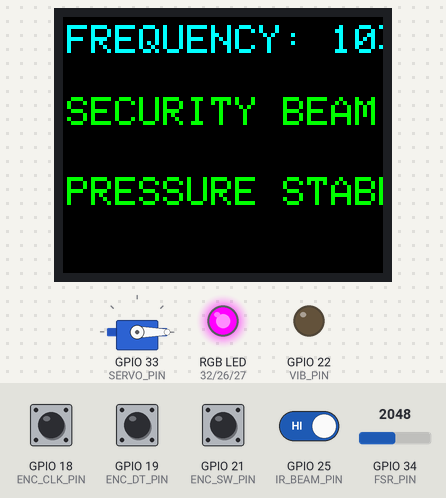
A program run on a simulated ESP32. Shown: servo, 160×128 colour display, an RGB LED mixed from three pins (HIGH = lit), output pins drawn as LEDs (lit = HIGH). Inputs (shaded band) come from the test bench; at power-on: GPIO 18 (ENC_CLK_PIN), GPIO 19 (ENC_DT_PIN), GPIO 21 (ENC_SW_PIN), GPIO 25 (IR_BEAM_PIN) HIGH, GPIO 34 (FSR_PIN) = 2048. What the program prints to the serial monitor is not drawn.

Above: at 4.5 s.
4.6 s: GPIO 25 (IR_BEAM_PIN) driven LOW
At 5.0 s:
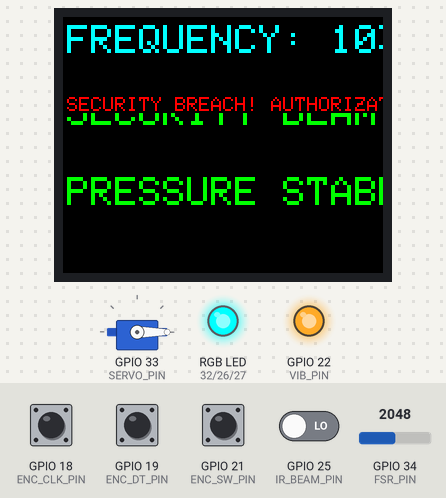
7.6 s: GPIO 34 (FSR_PIN) set to 867
9.1 s: GPIO 34 (FSR_PIN) set to 739
At 9.8 s:
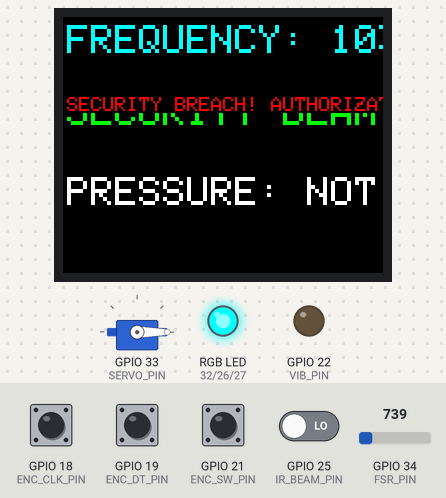
10.6 s: GPIO 21 (ENC_SW_PIN) pulled LOW for 0.15 s
At 10.75 s:
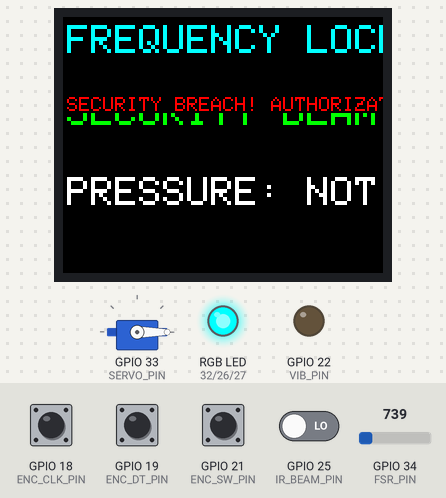
12.3 s: GPIO 21 (ENC_SW_PIN) pulled LOW for 1 s
14.8 s: GPIO 25 (IR_BEAM_PIN) driven HIGH
At 15.2 s:
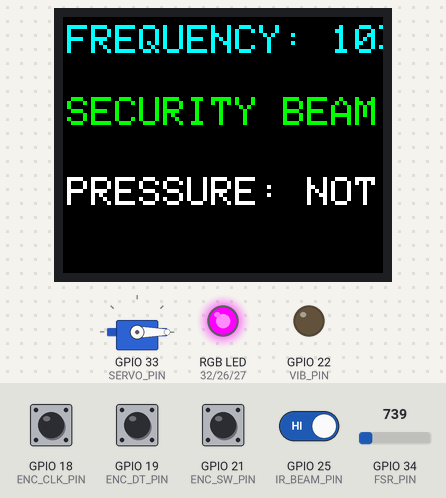
Timing chart, 0 to 17.3 s (numbered marks = the images above; inputs shaded):
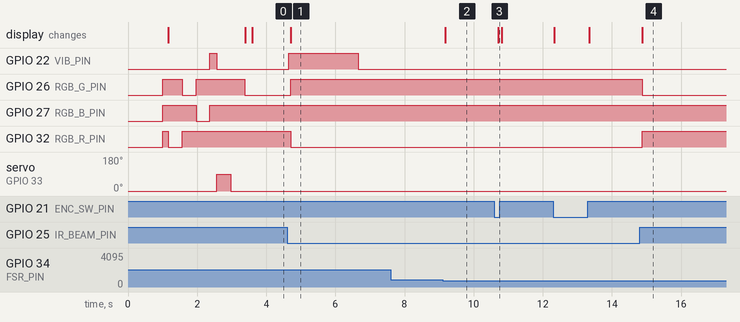

Measured:
- the behaviour switches between 801 and 800 on GPIO 34 (FSR_PIN) (found by bisection; images 1 and 2)
- after the input at 4.6 s, GPIO 22 (VIB_PIN): LOW → HIGH after 0.05 s, → LOW 2.0 s later; GPIO 26 (RGB_G_PIN): LOW → HIGH after 0.11 s; GPIO 32 (RGB_R_PIN): HIGH → LOW after 0.11 s; the display: changes after 0.11 s (image 1)
- after the input at 7.6 s, every drawn part: stays the same
- after the input at 9.1 s, the display: changes after 0.08 s (image 2)
- after the input at 10.6 s, the display: changes after 0.10 s (image 3)
- after the input at 14.8 s, GPIO 26 (RGB_G_PIN): HIGH → LOW after 0.07 s; GPIO 32 (RGB_R_PIN): LOW → HIGH after 0.07 s; the display: changes after 0.08 s (image 4)

The program:

main.cpp
```cpp
#include <Arduino.h>
#include <SPI.h>
#include <Adafruit_GFX.h>
#include <Adafruit_ST7735.h>
#include <ESP32Servo.h>

// ==========================================
// INPUTS
// ==========================================
#define ENC_CLK_PIN     18
#define ENC_DT_PIN      19
#define ENC_SW_PIN      21
#define IR_BEAM_PIN     25
#define FSR_PIN         34

// ==========================================
// TFT
// ==========================================
#define TFT_CS          5
#define TFT_RST         4
#define TFT_DC          2
#define TFT_SCK         14
#define TFT_MOSI        23

// ==========================================
// RGB LED — COMMON ANODE
// ==========================================
#define RGB_R_PIN       32
#define RGB_G_PIN       26
#define RGB_B_PIN       27
#define RGB_COMMON_ANODE  true

#define RGB_CH_R        2
#define RGB_CH_G        3
#define RGB_CH_B        4
#define RGB_PWM_FREQ    5000
#define RGB_PWM_RES     8

// ==========================================
// VIBRATION MOTOR + SERVO
// ==========================================
#define VIB_PIN         22
#define SERVO_PIN       33
#define SERVO_CLOSED_DEG   0
#define SERVO_OPEN_DEG     90

// ==========================================
// Tuning
// ==========================================
#define IR_ACTIVE_HIGH  false
#define TARGET_FREQ     100.0
#define FREQ_TOLERANCE  0.25
#define FSR_THRESHOLD   800
#define FSR_STABLE_MS   200
#define FAILED_SHOW_MS  1500
#define BEAM_STABLE_MS  50
#define VIB_PULSE_MS    200
#define IR_VIB_MS       2000

Adafruit_ST7735 tft(TFT_CS, TFT_DC, TFT_RST);
Servo doorServo;

// --- ENCODER VARIABLES (Volatile for Interrupts) ---
volatile float frequency = 103.7;
volatile int encState = 0;
volatile unsigned long lastEncTime = 0;
volatile bool encChanged = false; // Tells the loop to update the screen

bool lastKnobPressed = false;

bool fsrActive    = false;
bool fsrStable    = false;
unsigned long fsrStartTime = 0;
unsigned long fsrFailedAt  = 0;
bool fsrShowFailed         = false;

bool stableBeamBroken  = false;
bool lastRawBeamBroken = false;
unsigned long lastBeamChange = 0;

unsigned long irVibStart  = 0;
bool          irVibActive = false;

bool doorIsOpen = false;
bool missionUnlocked = false;

String lastLine1 = "";
String lastLine2 = "";
String lastLine3 = "";

inline bool irBroken(bool raw, bool activeHigh) {
    return activeHigh ? (raw == HIGH) : (raw == LOW);
}

// ==========================================
// HARDWARE INTERRUPT FOR ENCODER
// ==========================================
void IRAM_ATTR readEncoder() {
    unsigned long now = millis();

    // 50ms lockout: physically ignores static and metal bounce
    if (now - lastEncTime > 50) {
        int clk = digitalRead(ENC_CLK_PIN);
        int dt  = digitalRead(ENC_DT_PIN);
        int currentState = (clk << 1) | dt;

        // Clockwise
        if ((encState == 0 && currentState == 1) ||
            (encState == 1 && currentState == 3) ||
            (encState == 3 && currentState == 2) ||
            (encState == 2 && currentState == 0)) {
            frequency += 0.1;
        }
        // Counter-Clockwise
        else if ((encState == 0 && currentState == 2) ||
                 (encState == 2 && currentState == 3) ||
                 (encState == 3 && currentState == 1) ||
                 (encState == 1 && currentState == 0)) {
            frequency -= 0.1;
        }

        if (frequency > 200.0) frequency = 200.0;
        if (frequency < 50.0)  frequency = 50.0;

        encState = currentState;
        lastEncTime = now;
        encChanged = true;
    }
}

// ==========================================
// Helpers
// ==========================================
void vibOn()  { digitalWrite(VIB_PIN, HIGH); }
void vibOff() { digitalWrite(VIB_PIN, LOW);  }

void doorOpen() {
    if (!doorIsOpen) { doorServo.write(SERVO_OPEN_DEG); doorIsOpen = true; }
}
void doorClose() {
    if (doorIsOpen) { doorServo.write(SERVO_CLOSED_DEG); doorIsOpen = false; }
}

void rgbSet(uint8_t r, uint8_t g, uint8_t b) {
    if (RGB_COMMON_ANODE) {
        ledcWrite(RGB_CH_R, 255 - r); ledcWrite(RGB_CH_G, 255 - g); ledcWrite(RGB_CH_B, 255 - b);
    } else {
        ledcWrite(RGB_CH_R, r); ledcWrite(RGB_CH_G, g); ledcWrite(RGB_CH_B, b);
    }
}
void rgbOff()    { rgbSet(0,   0,   0);   }
void rgbRed()    { rgbSet(255, 0,   0);   }
void rgbGreen()  { rgbSet(0,   255, 0);   }
void rgbBlue()   { rgbSet(0,   0,   255); }
void rgbYellow() { rgbSet(255, 255, 0);   }
void rgbCyan()   { rgbSet(0,   255, 255); }

void rgbInit() {
    ledcSetup(RGB_CH_R, RGB_PWM_FREQ, RGB_PWM_RES);
    ledcSetup(RGB_CH_G, RGB_PWM_FREQ, RGB_PWM_RES);
    ledcSetup(RGB_CH_B, RGB_PWM_FREQ, RGB_PWM_RES);
    ledcAttachPin(RGB_R_PIN, RGB_CH_R);
    ledcAttachPin(RGB_G_PIN, RGB_CH_G);
    ledcAttachPin(RGB_B_PIN, RGB_CH_B);
    rgbOff();
}

void tftClearLine(int y, int h) { tft.fillRect(0, y, tft.width(), h, ST77XX_BLACK); }
void tftPrintLine(int y, const String& text, uint16_t color, uint8_t size) {
    int h = (size == 2) ? 16 : 8;
    tftClearLine(y, h);
    tft.setCursor(2, y);
    tft.setTextColor(color);
    tft.setTextSize(size);
    tft.print(text);
}

void updateScreen() {
    String line1, line2, line3;
    uint8_t line2Size = 2;

    if (digitalRead(ENC_SW_PIN) == LOW) line1 = "FREQUENCY LOCKED";
    else line1 = "FREQUENCY: " + String(frequency, 1) + " MHz";

    bool beamBroken = stableBeamBroken;
    if (beamBroken) {
        line2 = "SECURITY BREACH! AUTHORIZATION FAILED";
        line2Size = 1;
    } else {
        line2 = "SECURITY BEAM: ACTIVE";
    }

    if (missionUnlocked)      line3 = "DOOR OPEN - ACCESS GRANTED";
    else if (fsrShowFailed)   line3 = "STABILIZATION FAILED";
    else if (!fsrActive)      line3 = "PRESSURE: NOT DETECTED";
    else if (fsrStable)       line3 = "PRESSURE STABLE";
    else                      line3 = "PRESSURE DETECTED";

    if (missionUnlocked)     rgbCyan();
    else if (beamBroken)     rgbRed();
    else                     rgbGreen();

    String key2 = line2 + "|" + line2Size;
    if (line1 != lastLine1) {
        tftPrintLine(4,  line1, ST77XX_CYAN, 2);
        lastLine1 = line1;
    }
    if (key2 != lastLine2) {
        uint16_t c = beamBroken ? ST77XX_RED : ST77XX_GREEN;
        tftPrintLine(40, line2, c, line2Size);
        lastLine2 = key2;
    }
    if (line3 != lastLine3) {
        uint16_t c;
        if      (line3.startsWith("DOOR OPEN"))     c = ST77XX_CYAN;
        else if (line3.startsWith("STABILIZATION")) c = ST77XX_RED;
        else if (line3.startsWith("PRESSURE: NOT")) c = ST77XX_WHITE;
        else if (line3 == "PRESSURE STABLE")        c = ST77XX_GREEN;
        else                                        c = ST77XX_YELLOW;
        tftPrintLine(80, line3, c, 2);
        lastLine3 = line3;
    }
}

void setup() {
    Serial.begin(115200);
    delay(1000);
    Serial.println("\n=== The Last Signal — Booting ===");

    ESP32PWM::allocateTimer(0);
    ESP32PWM::allocateTimer(1);
    doorServo.setPeriodHertz(50);
    doorServo.attach(SERVO_PIN, 500, 2400);
    doorServo.write(SERVO_CLOSED_DEG);
    doorIsOpen = false;

    pinMode(ENC_CLK_PIN, INPUT_PULLUP);
    pinMode(ENC_DT_PIN,  INPUT_PULLUP);
    pinMode(ENC_SW_PIN,  INPUT_PULLUP);
    pinMode(IR_BEAM_PIN, INPUT_PULLUP);
    pinMode(FSR_PIN,     INPUT);

    // Set initial encoder state so it doesn't jump on boot
    int clk = digitalRead(ENC_CLK_PIN);
    int dt = digitalRead(ENC_DT_PIN);
    encState = (clk << 1) | dt;

    // ATTACH THE HARDWARE INTERRUPT
    attachInterrupt(digitalPinToInterrupt(ENC_CLK_PIN), readEncoder, CHANGE);

    pinMode(VIB_PIN, OUTPUT);
    vibOff();

    rgbInit();
    SPI.begin(TFT_SCK, -1, TFT_MOSI, -1);
    tft.initR(INITR_BLACKTAB);
    tft.setRotation(1);
    tft.fillScreen(ST77XX_BLACK);
    tft.setTextWrap(false);

    rgbRed();   delay(400);
    rgbGreen(); delay(400);
    rgbBlue();  delay(400);
    rgbOff();

    vibOn();  delay(VIB_PULSE_MS); vibOff();

    doorServo.write(SERVO_OPEN_DEG);   delay(400);
    doorServo.write(SERVO_CLOSED_DEG); delay(400);
    doorIsOpen = false;

    stableBeamBroken   = irBroken(digitalRead(IR_BEAM_PIN), IR_ACTIVE_HIGH);
    lastRawBeamBroken  = stableBeamBroken;
    lastBeamChange     = millis();

    updateScreen();
    Serial.println("=== System Ready ===\n");
}

void loop() {
    unsigned long now = millis();

    // ----- 1. PRINT FREQUENCY -----
    static unsigned long lastFreqPrint = 0;
    if (now - lastFreqPrint > 500) {
        Serial.print("Frequency: "); Serial.print(frequency, 1); Serial.println(" MHz");
        lastFreqPrint = now;
    }

    // ----- 2. Knob press -----
    bool knobPressed = (digitalRead(ENC_SW_PIN) == LOW);
    if (knobPressed && !lastKnobPressed)      Serial.println("Encoder : LOCKED");
    else if (!knobPressed && lastKnobPressed) Serial.println("Encoder : UNLOCKED");
    lastKnobPressed = knobPressed;

    // ----- 3. Beam -----
    bool rawBroken = irBroken(digitalRead(IR_BEAM_PIN), IR_ACTIVE_HIGH);
    if (rawBroken != lastRawBeamBroken) {
        lastBeamChange = now;
        lastRawBeamBroken = rawBroken;
    }
    if (now - lastBeamChange > BEAM_STABLE_MS) {
        if (stableBeamBroken != rawBroken) {
            stableBeamBroken = rawBroken;
            lastLine2 = "";
            if (stableBeamBroken) {
                Serial.println("Beam    : BREACH");
                irVibStart = now;
                irVibActive = true;
                vibOn();
                doorClose();
                missionUnlocked = false;
            } else {
                Serial.println("Beam    : RESTORED");
            }
        }
    }

    if (irVibActive && (now - irVibStart > IR_VIB_MS)) {
        vibOff();
        irVibActive = false;
    }

    // ----- 4. FSR -----
    int fsr = analogRead(FSR_PIN);
    if (fsr > FSR_THRESHOLD && !fsrActive) {
        fsrActive = true;
        fsrStable = false;
        fsrShowFailed = false;
        fsrStartTime = now;
        Serial.println("FSR     : DETECTED");
    } else if (fsr <= FSR_THRESHOLD && fsrActive) {
        if (!fsrStable) {
            fsrShowFailed = true;
            fsrFailedAt = now;
            lastLine3 = "";
            Serial.println("FSR     : FAILED");
            vibOn();
        } else {
            Serial.println("FSR     : RELEASED");
            vibOff();
        }
        fsrActive = false;
        fsrStable = false;
    }

    if (fsrActive && !fsrStable && (now - fsrStartTime > FSR_STABLE_MS)) {
        fsrStable = true;
        Serial.println("FSR     : STABLE");
        vibOff();
    }

    if (fsrShowFailed && (now - fsrFailedAt > FAILED_SHOW_MS)) {
        fsrShowFailed = false;
        lastLine3 = "";
        vibOff();
    }

    // ==========================================
    // THE MISSION UNLOCK LOGIC
    // ==========================================
    bool atTargetFreq = (frequency >= (TARGET_FREQ - FREQ_TOLERANCE) && frequency <= (TARGET_FREQ + FREQ_TOLERANCE));

    if (atTargetFreq && !missionUnlocked) {
        Serial.println("SYSTEM          : Access Granted! Opening cassette door.");
        missionUnlocked = true;
        doorOpen();
        lastLine3 = "";
    }

    // ----- 5. Screen + RGB refresh -----
    static unsigned long lastRefresh = 0;
    // Only update the screen if the encoder moved, or if the game state changed
    if (encChanged || (now - lastRefresh > 100)) {
        encChanged = false;
        updateScreen();
        lastRefresh = now;
    }

    delay(2);
}
```
